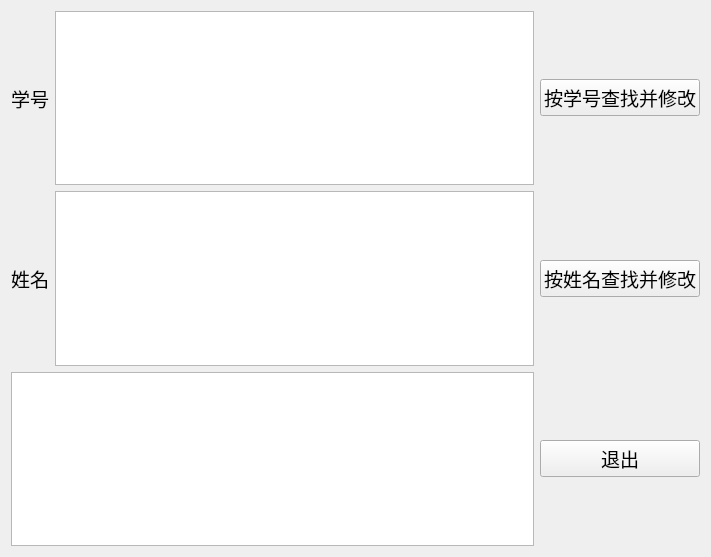
<?xml version="1.0" encoding="UTF-8"?>
<ui version="4.0">
 <class>Form_Modify</class>
 <widget class="QWidget" name="Form_Modify">
  <property name="geometry">
   <rect>
    <x>0</x>
    <y>0</y>
    <width>711</width>
    <height>557</height>
   </rect>
  </property>
  <property name="windowTitle">
   <string>修改学生信息</string>
  </property>
  <layout class="QGridLayout" name="gridLayout">
   <item row="0" column="0">
    <widget class="QLabel" name="label_Modify_Number">
     <property name="font">
      <font>
       <family>等线</family>
       <pointsize>14</pointsize>
      </font>
     </property>
     <property name="text">
      <string>学号</string>
     </property>
    </widget>
   </item>
   <item row="0" column="1">
    <widget class="QTextEdit" name="textEdit_Modify_Number">
     <property name="font">
      <font>
       <family>等线</family>
       <pointsize>14</pointsize>
      </font>
     </property>
     <property name="tabChangesFocus">
      <bool>true</bool>
     </property>
    </widget>
   </item>
   <item row="0" column="2">
    <widget class="QPushButton" name="pushButton_Modify_Number">
     <property name="font">
      <font>
       <family>等线</family>
       <pointsize>14</pointsize>
      </font>
     </property>
     <property name="text">
      <string>按学号查找并修改</string>
     </property>
     <property name="shortcut">
      <string>Ctrl+S, Ctrl+R</string>
     </property>
    </widget>
   </item>
   <item row="1" column="0">
    <widget class="QLabel" name="label_Modify_Name">
     <property name="font">
      <font>
       <family>等线</family>
       <pointsize>14</pointsize>
      </font>
     </property>
     <property name="text">
      <string>姓名</string>
     </property>
    </widget>
   </item>
   <item row="1" column="1">
    <widget class="QTextEdit" name="textEdit_Modify_Name">
     <property name="font">
      <font>
       <family>等线</family>
       <pointsize>14</pointsize>
      </font>
     </property>
     <property name="tabChangesFocus">
      <bool>true</bool>
     </property>
    </widget>
   </item>
   <item row="1" column="2">
    <widget class="QPushButton" name="pushButton_Modify_Name">
     <property name="font">
      <font>
       <family>等线</family>
       <pointsize>14</pointsize>
      </font>
     </property>
     <property name="text">
      <string>按姓名查找并修改</string>
     </property>
    </widget>
   </item>
   <item row="2" column="0" colspan="2">
    <widget class="QListView" name="listView">
     <property name="font">
      <font>
       <family>等线</family>
       <pointsize>14</pointsize>
      </font>
     </property>
    </widget>
   </item>
   <item row="2" column="2">
    <widget class="QPushButton" name="pushButton_Modify_Exit">
     <property name="font">
      <font>
       <family>等线</family>
       <pointsize>14</pointsize>
      </font>
     </property>
     <property name="text">
      <string>退出</string>
     </property>
     <property name="shortcut">
      <string>Esc</string>
     </property>
    </widget>
   </item>
  </layout>
 </widget>
 <tabstops>
  <tabstop>textEdit_Modify_Number</tabstop>
  <tabstop>pushButton_Modify_Number</tabstop>
  <tabstop>textEdit_Modify_Name</tabstop>
  <tabstop>pushButton_Modify_Name</tabstop>
  <tabstop>pushButton_Modify_Exit</tabstop>
 </tabstops>
 <resources/>
 <connections>
  <connection>
   <sender>pushButton_Modify_Exit</sender>
   <signal>clicked()</signal>
   <receiver>Form_Modify</receiver>
   <slot>close()</slot>
   <hints>
    <hint type="sourcelabel">
     <x>360</x>
     <y>625</y>
    </hint>
    <hint type="destinationlabel">
     <x>360</x>
     <y>328</y>
    </hint>
   </hints>
  </connection>
 </connections>
</ui>
